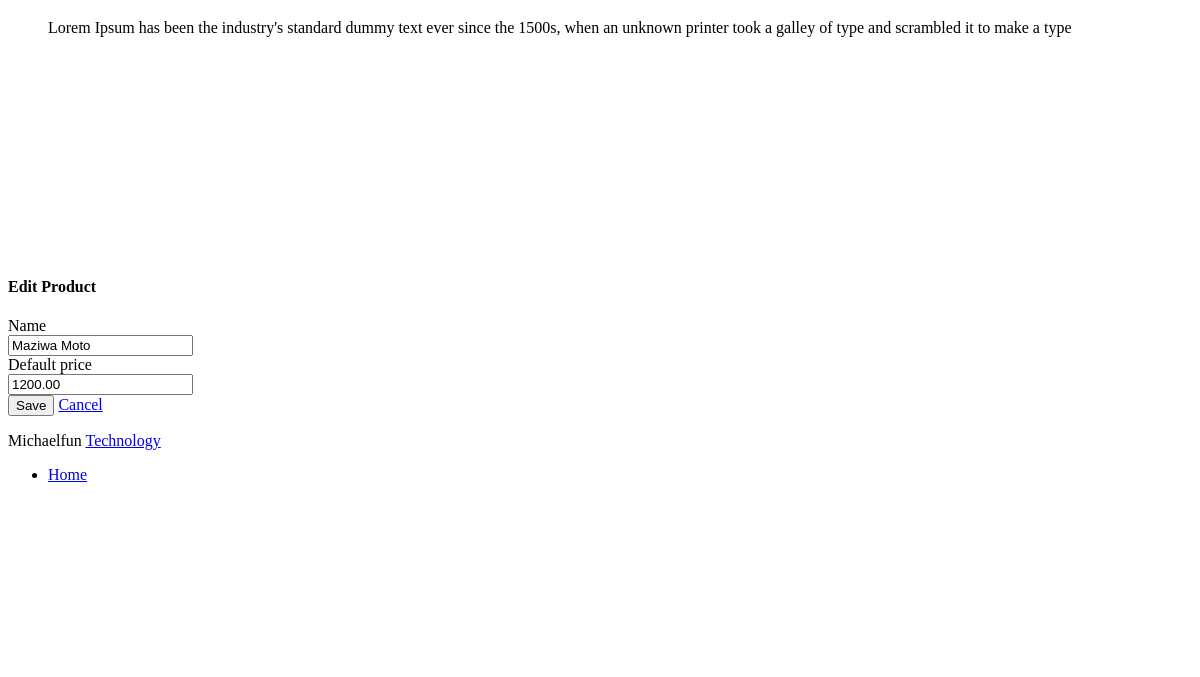
The app's page /products/1/edit/ (signed in, lower part), older data.
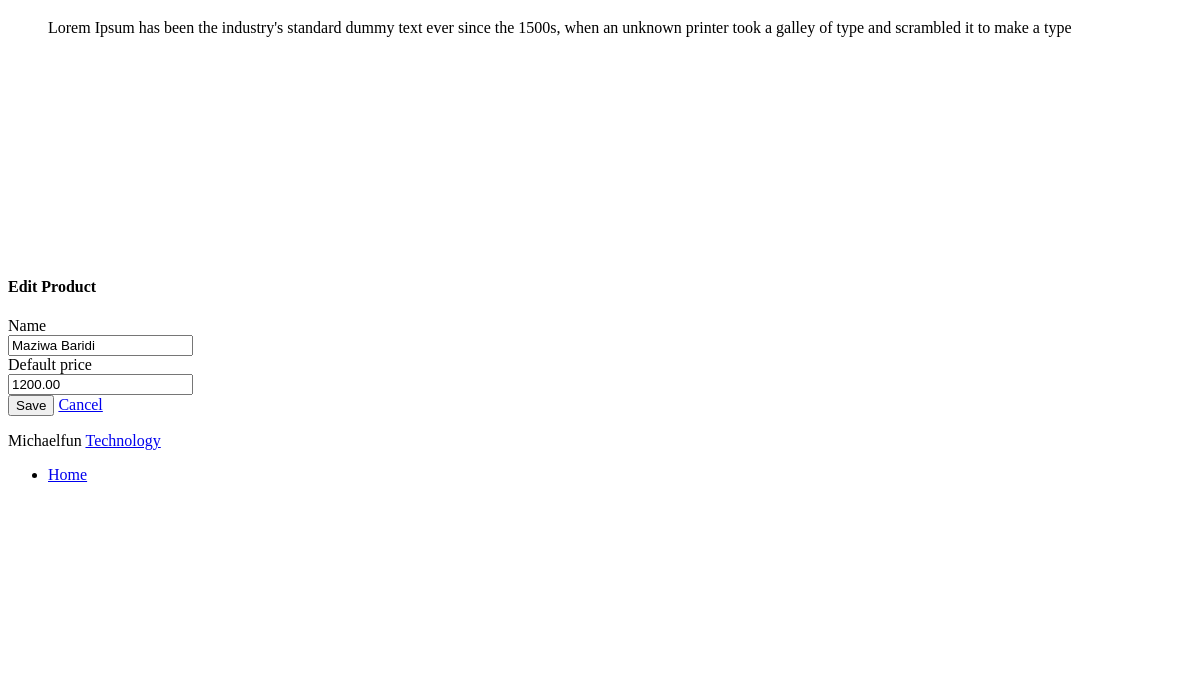
The same page, newer data.
### home/models.py (models this page shows, shortened)
class Product(models.Model):
    name = models.CharField(max_length=100, null=True)
    remaining = models.FloatField(default=0)  # This will be used as baki jana
    pokelewa_moto = models.FloatField(default=0)
    pokelewa_baridi = models.FloatField(default=0)
    pokelewa_mgando = models.FloatField(default=0)
    toka_moto = models.FloatField(default=0)
    toka_baridi = models.FloatField(default=0)
    toka_mgando = models.FloatField(default=0)
    default_price = models.DecimalField(max_digits=10, decimal_places=2, null=True)
    date_created = models.DateField(auto_now_add=True, null=True)

### home/views.py (the view)
# urls.py: path('products/<int:pk>/edit/', product_edit, name='product_edit'),
@login_required
@user_passes_test(is_admin_or_staff)
def product_edit(request, pk):
    product = get_object_or_404(Product, pk=pk)
    if request.method == 'POST':
        form = ProductForm(request.POST, instance=product)
        if form.is_valid():
            form.save()
            messages.success(request, 'Product updated successfully!')
            return redirect('product_list')
    else:
        form = ProductForm(instance=product)
    return render(request, 'accounts/model_form.html', {
        'form': form,
        'form_title': 'Edit Product'
    })

### home/forms.py
class ProductForm(forms.ModelForm):
    class Meta:
        model = Product
        fields = ['name', 'default_price']
        widgets = {
            'name': forms.TextInput(attrs={'class': 'form-control'}),
            'default_price': forms.NumberInput(attrs={'class': 'form-control'}),
        }

### home/context_processors.py (called while the page is built)
def user_groups(request):
    if request.user.is_authenticated:
        return {
            'user_groups': [group.name for group in request.user.groups.all()]
        }
    return {'user_groups': []}

### home/templatetags/home.py (called while the page is built)
@assignment_tag(takes_context=True)
def get_direction(context):
    res = {
        'panel': 'text-left',
        'notify': 'right',
        'float': 'float-right',
        'reverse_panel': 'text-right',
        'nav': 'ml-auto'
    }
    if context.get('LANGUAGE_BIDI'):
        res['panel'] = 'text-right'
        res['notify'] = 'left'
        res['float'] = ''
        res['reverse_panel'] = 'text-left'
        res['nav'] = 'mr-auto'
    return res

@assignment_tag(takes_context=True)
def get_admin_setting(context):
    res = {
    }
    return res

### home/views.py (called while the page is built)
def is_admin_or_staff(user):
    return user.is_superuser or user.is_staff

### templates/accounts/model_form.html (shortened to what this page needs)
{% extends "layouts/base.html" %}
{% load static %}
{% block content %}
<div class="pc-container">
  <div class="pc-content">
    <div class="row">
      <div class="col-sm-12">
        <div class="card">
          <div class="card-header">
            <h4>{{ form_title }}</h4>
          </div>
          <div class="card-body">
            <div class="row">
              <div class="col-md-12">
                <form method="post" class="form-horizontal">
                  {% for field in form %}
                  <div class="form-group row mb-3">
                    <label class="col-sm-3 col-form-label">{{ field.label }}</label>
                    <div class="col-sm-9">
                      {{ field }}
                    </div>
                  </div>
                  {% endfor %}
                  <div class="form-group row">
                    <div class="col-sm-9 offset-sm-3">
                      <button type="submit" class="btn btn-primary">Save</button>
                      <a href="javascript:history.back()" class="btn btn-secondary">Cancel</a>
                    </div>
                  </div>
                </form>
              </div>
            </div>
          </div>
        </div>
      </div>
    </div>
  </div>
</div>
{% endblock content %}

Row changes from the older to the newer data that the page shows:
changed Product: name "Maziwa Moto" → "Maziwa Baridi"
